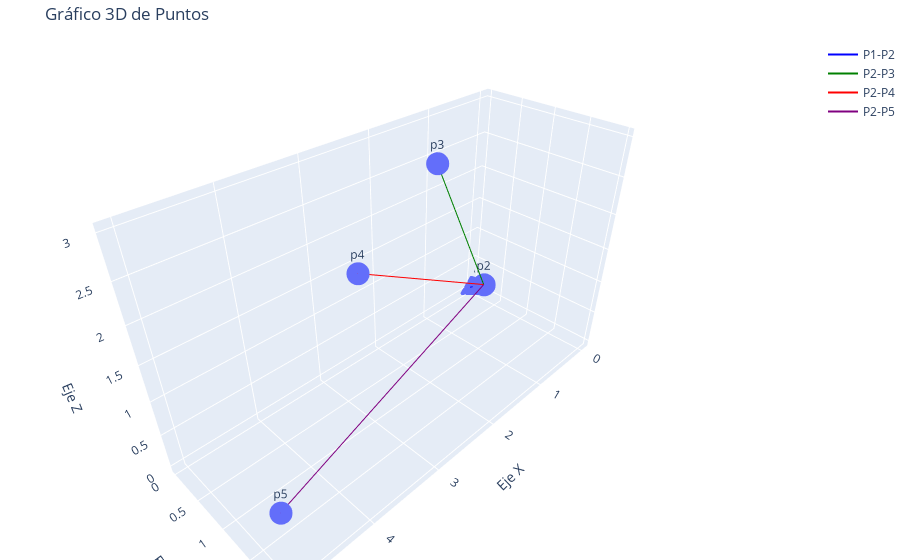

Notebook code for this chart:
### Code cell
import plotly.express as px
import plotly.graph_objs as go
import plotly.offline as pyo

fig = px.scatter_3d(df, x='x', y='y', z='z', text=['p1', 'p2', 'p3', 'p4', 'p5'])

fig.add_trace(go.Scatter3d(x=[df['x'][0], df['x'][1]], y=[df['y'][0], df['y'][1]], z=[df['z'][0], df['z'][1]],
                           mode='lines', line=dict(color='blue'), name='P1-P2'))


fig.update_layout(title='Gráfico 3D de Puntos',
                  scene=dict(xaxis_title='Eje X', yaxis_title='Eje Y', zaxis_title='Eje Z'),
                  margin=dict(l=0, r=0, b=0, t=40))

fig.show()

### Figure 1 — Plotly figure (JSON) as saved in the notebook; plotly's stock layout.template omitted (floating-point values rounded to 4 significant figures)
{"data": [{"hovertemplate": "x=%{x}<br>y=%{y}<br>z=%{z}<br>text=%{text}<extra></extra>", "legendgroup": "", "marker": {"color": "#636efa", "symbol": "circle"}, "mode": "markers+text", "name": "", "scene": "scene", "showlegend": false, "text": ["p1", "p2", "p3", "p4", "p5"], "type": "scatter3d", "x": [0, 1, 2, 4, 5], "y": [0, 1, 1, 2, 2], "z": [0, 1, 3, 3, 1]}, {"line": {"color": "blue"}, "mode": "lines", "name": "P1-P2", "type": "scatter3d", "x": [0, 1], "y": [0, 1], "z": [0, 1]}, {"line": {"color": "green"}, "mode": "lines", "name": "P2-P3", "type": "scatter3d", "x": [1, 2], "y": [1, 1], "z": [1, 3]}, {"line": {"color": "red"}, "mode": "lines", "name": "P2-P4", "type": "scatter3d", "x": [1, 4], "y": [1, 2], "z": [1, 3]}, {"line": {"color": "purple"}, "mode": "lines", "name": "P2-P5", "type": "scatter3d", "x": [1, 5], "y": [1, 2], "z": [1, 1]}], "layout": {"legend": {"tracegroupgap": 0}, "margin": {"b": 0, "l": 0, "r": 0, "t": 40}, "scene": {"domain": {"x": [0, 1], "y": [0, 1]}, "xaxis": {"title": {"text": "Eje X"}}, "yaxis": {"title": {"text": "Eje Y"}}, "zaxis": {"title": {"text": "Eje Z"}}}, "title": {"text": "Gráfico 3D de Puntos"}}}
